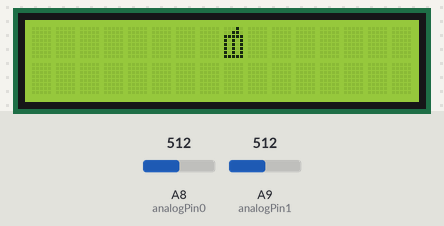
Bench run of a sketch on a simulated Arduino Mega 2560, built with avr-gcc and run on an emulated ATmega2560. Parts: 16×2 character LCD. Inputs (shaded band) come from the test bench; at power-on: A8 (analogPin0) = 512, A9 (analogPin1) = 512. What the sketch prints to the serial monitor is not drawn.

Above: at 9.6 s.
At 11.6 s:
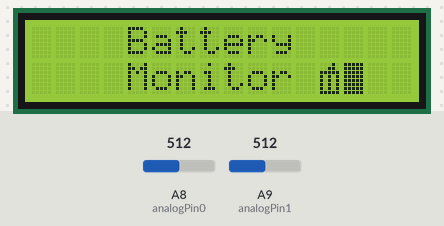
At 16.9 s:
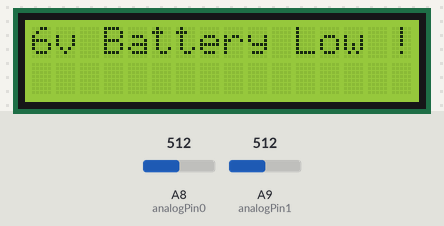
At 28.9 s:
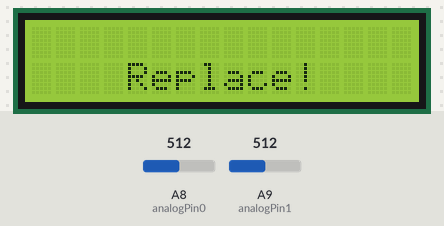
At 31.9 s:
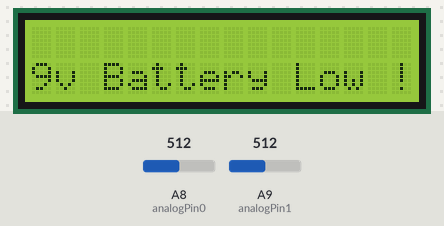
At 37.4 s:
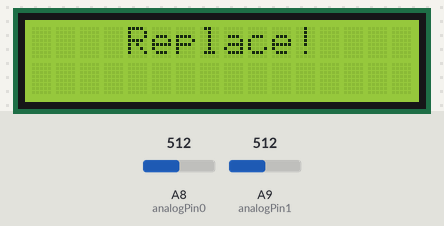

Measured:
- what the display in image 0 shows lasts 2.0 s, from 9.6 s to 11.6 s
- what the display in image 1 shows lasts 4.2 s, from 11.6 s to 15.8 s
- what the display in image 2 shows lasts 0.5 s, from 16.8 s to 17.3 s
- what the display in image 3 shows lasts 3.0 s, from 28.9 s to 31.9 s
- what the display in image 4 shows lasts 1.0 s, from 31.9 s to 32.9 s

The sketch:

Battery_Monitoring_System.ino
```cpp
#include <LiquidCrystal.h>
LiquidCrystal lcd(8, 9, 4, 5, 6, 7);

const int analogPin0 = A8;
const int analogPin1 = A9;
float analogValue0;
float analogValue1;
float input_voltage0;
float input_voltage1;
int line;

byte customChar[] = {
  B00010,
  B00110,
  B11111,
  B10101,
  B10101,
  B10101,
  B10101,
  B11111
};

void setup()
{
  pinMode(A8, INPUT);
  pinMode(A9, INPUT);
  Serial.begin(9600);     //  opens serial port, sets data rate to 9600 bps
  lcd.begin(16, 2);
  lcd.createChar(0, customChar);
  lcd.home();
  lcd.write(byte(0));
  for (int positionCounter = 0; positionCounter <= 15; positionCounter++)
  {
    lcd.scrollDisplayRight(); // scroll one position right
    delay(100);               // wait a bit
  }
  for (int positionCounter = 0; positionCounter <= 15; positionCounter++)
  {
    lcd.scrollDisplayLeft(); // scroll one position left
    delay(100); // wait a bit
  }
  for (int positionCounter = 0; positionCounter <= 7; positionCounter++)
  {
    lcd.scrollDisplayRight(); // scroll one position right
    delay(100);               // wait a bit
  }
  for (int positionCounter = 0; positionCounter <= 5; positionCounter++)
  {
    lcd.noDisplay();
    delay(500);
    lcd.display();
    delay(500);
  }
  delay(1500);

  lcd.clear();
  lcd.setCursor(4, 0);
  lcd.print("Battery");
  lcd.setCursor(4, 1);
  lcd.print("Monitor");
  lcd.setCursor(12, 1);
  lcd.write((byte)0);
  for (int blinkCounter = 0; blinkCounter <= 16; blinkCounter++)
  {
    lcd.blink(); // blink cursor
    delay(250);  // wait a bit
  }
  lcd.noBlink();

  lcd.clear();
  Serial.print("Voltage Level");
}

void loop()
{
  analogValue0 = analogRead(A8);
  delay (500);
  input_voltage0 = ((analogValue0 * 5) / 1023) * 1.4;

  analogValue1 = analogRead (A9);
  delay (500);
  input_voltage1 = ((analogValue1 * 5) / 1023) * 2 ;

  if (input_voltage0 <= 7 && input_voltage0 >= 5.11 )
  {
    clr1();
    lcd.setCursor(3, 0);
    lcd.print(input_voltage0);
    lcd.print( " volts ");
    delay(2500);
    lcd.setCursor(1, 0);
    lcd.print("6v Battery ok!");
    delay(3000);
  }
  ////////
  else if  (input_voltage0 <= 5.1)
  {
    clr1();
    clr2();
    lcd.setCursor(0, 0);
    lcd.print("6v Battery Low !");
    delay(500);
    for (int background = 0; background < 3; background++)
    {
      lcd.noDisplay();
      delay(500);
      lcd.display();
      delay(500);
    }
    delay(500);
    clr1();
    delay(500);
    lcd.setCursor(4, 0);
    lcd.print("Replace!");
    delay(3000);
    clr1();
    lcd.setCursor(0, 0);
    lcd.print ("6v Battery Low !");
  }
  if (input_voltage1 <= 10 && input_voltage1 >= 7.11 )
  {
    clr2();
    lcd.setCursor(3, 1);
    lcd.print(input_voltage1);
    lcd.print( " volts ");
    delay(2500);
    lcd.setCursor(1, 1);
    lcd.print("9v Battery ok!");
    delay(3000);
  }
  //  ////////
  else if  (input_voltage1 <= 7.1)
  {
    clr1();
    clr2();
    lcd.setCursor(0, 1);
    lcd.print("9v Battery Low !");
    delay(500);
    for (int background = 0; background < 3; background++)
    {
      lcd.noDisplay();
      delay(500);
      lcd.display();
      delay(500);
    }
    delay(500);
    clr2();
    delay(500);
    lcd.setCursor(4, 1);
    lcd.print("Replace!");
    delay(3000);
    clr2();
    lcd.setCursor(0, 1);
    lcd.print ("9v Battery Low !");
  }
}

void clr1()
{
  lcd.setCursor(0, 0);
  lcd.print("                   ");
}
void clr2()
{
  lcd.setCursor(0, 1);
  lcd.print("                   ");
}
```
